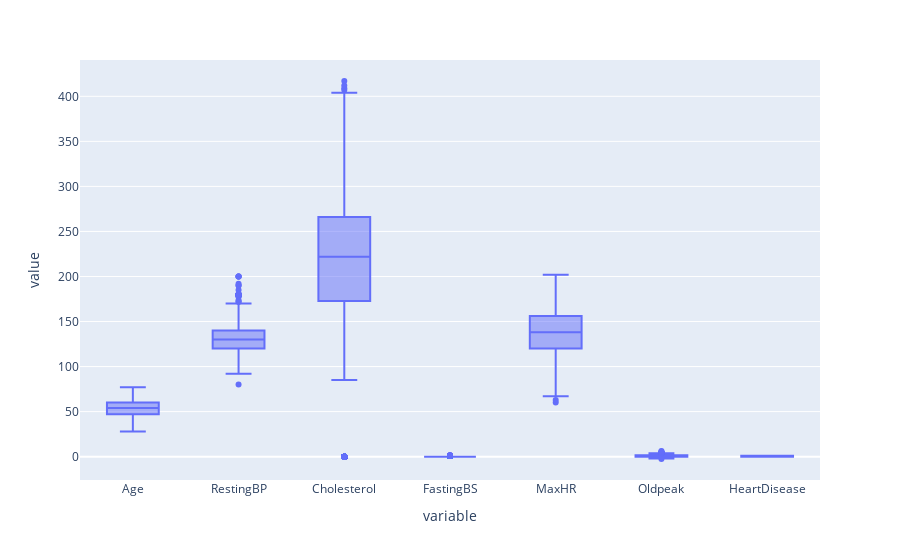

Notebook code for this chart:
### Code cell
fig = px.box(numrilcal_df)
fig.show()

### Figure 1 — Plotly figure (JSON) as saved in the notebook; plotly's stock layout.template omitted (floating-point values rounded to 4 significant figures; data arrays with more than 128 entries replaced by an {"elided": "..."} marker saying what was removed)
{"data": [{"alignmentgroup": "True", "hovertemplate": "variable=%{x}<br>value=%{y}<extra></extra>", "legendgroup": "", "marker": {"color": "#636efa"}, "name": "", "notched": false, "offsetgroup": "", "orientation": "v", "showlegend": false, "type": "box", "x": {"elided": "6363 str values"}, "x0": " ", "xaxis": "x", "y": {"elided": "6363 float values"}, "y0": " ", "yaxis": "y"}], "layout": {"boxmode": "group", "legend": {"tracegroupgap": 0}, "margin": {"t": 60}, "xaxis": {"anchor": "y", "domain": [0, 1], "title": {"text": "variable"}}, "yaxis": {"anchor": "x", "domain": [0, 1], "title": {"text": "value"}}}}
